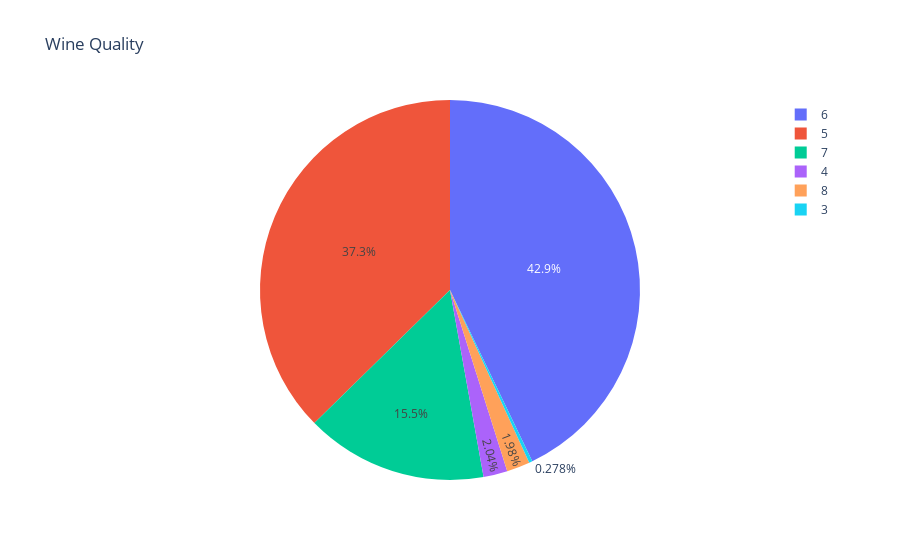

The cell this chart's notebook holds for it:
### Code cell
fig = px.pie(wine, values='quality', names='quality', title='Wine Quality')
fig.show()

### Figure 1 — Plotly figure (JSON) as saved in the notebook; plotly's stock layout.template omitted (floating-point values rounded to 4 significant figures; data arrays with more than 128 entries replaced by an {"elided": "..."} marker saying what was removed)
{"data": [{"domain": {"x": [0, 1], "y": [0, 1]}, "hovertemplate": "quality=%{value}<extra></extra>", "labels": {"elided": "1143 int values"}, "legendgroup": "", "name": "", "showlegend": true, "type": "pie", "values": {"elided": "1143 int values"}}], "layout": {"legend": {"tracegroupgap": 0}, "title": {"text": "Wine Quality"}}}
